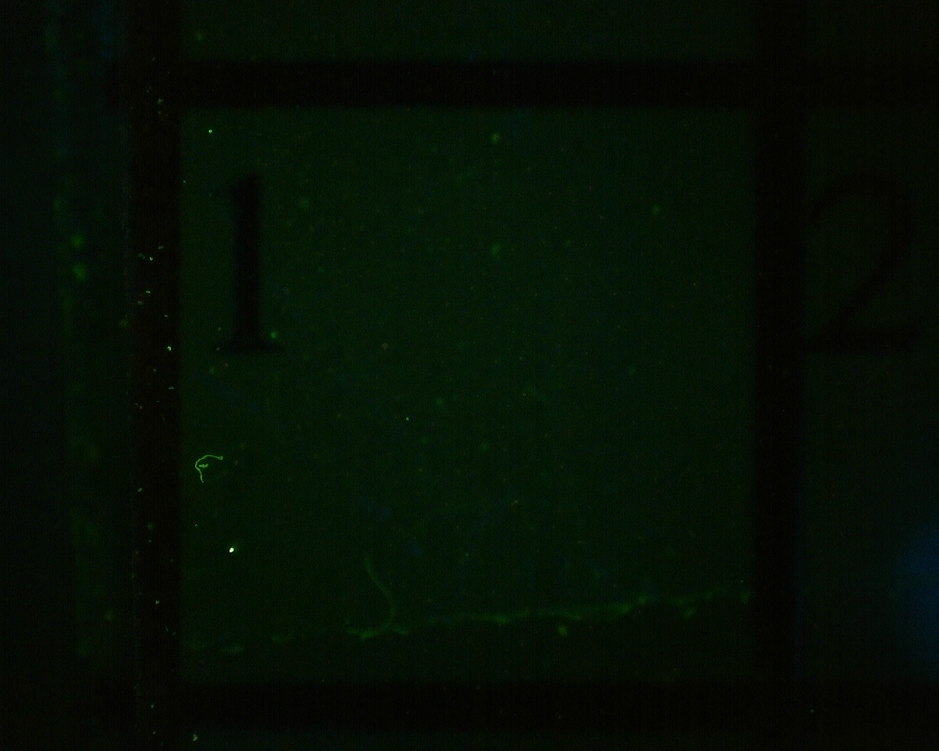
#> input picture LT/A121 - 20231102_093649.bmp, 939 x 751 px, shrunk from 1280 x 1024 before the run, found by its file name; its folder holds only this picture in this run
$ python CellDetectCount.py
#> lines starting #> are read from the running program, lines starting #| are printed output that depends on the picture; after the words box and inside, x2 and y2 are one past the last pixel; in counts of white or black regions, pixels touching at a corner belong together
#> further down, img is the input picture: shape (751, 939, 3); mean B, G, R 4.3, 15.2, 5
"""
Cell Detect count takes in images from a folder and performs watershed
to separate cells then maps contours to foreground objects. Foreground
objects have area, perimeter, and circularity extracted from them to
compare with set thresholds based on distribution of features from skin
cells. Only the contours with features that match skin cells will be added
to cell count, and the printed output will be the cell count for that image.
This process is repeated for all images provided in the folder.
"""
import cv2
import numpy as np
import pandas as pd
import os

# Define watershed function to separate clumped cells
def watershed(image):
    # convert input image to grayscale
    gray = cv2.cvtColor(image, cv2.COLOR_BGR2GRAY)
    # Apply binary thresholding to create binary image
    ret, thresh = cv2.threshold(gray, 100, 255, cv2.THRESH_BINARY)
#> thresh: shape (751, 939); 0% white in thin lines or dots, all inside (x1, y1, x2, y2) = (150, 130, 234, 552)

    # Finding the sure background area by dilating foreground objects.
    kernel = np.ones((3, 3), np.uint8)
    sure_bg = cv2.dilate(thresh, kernel, iterations=3)
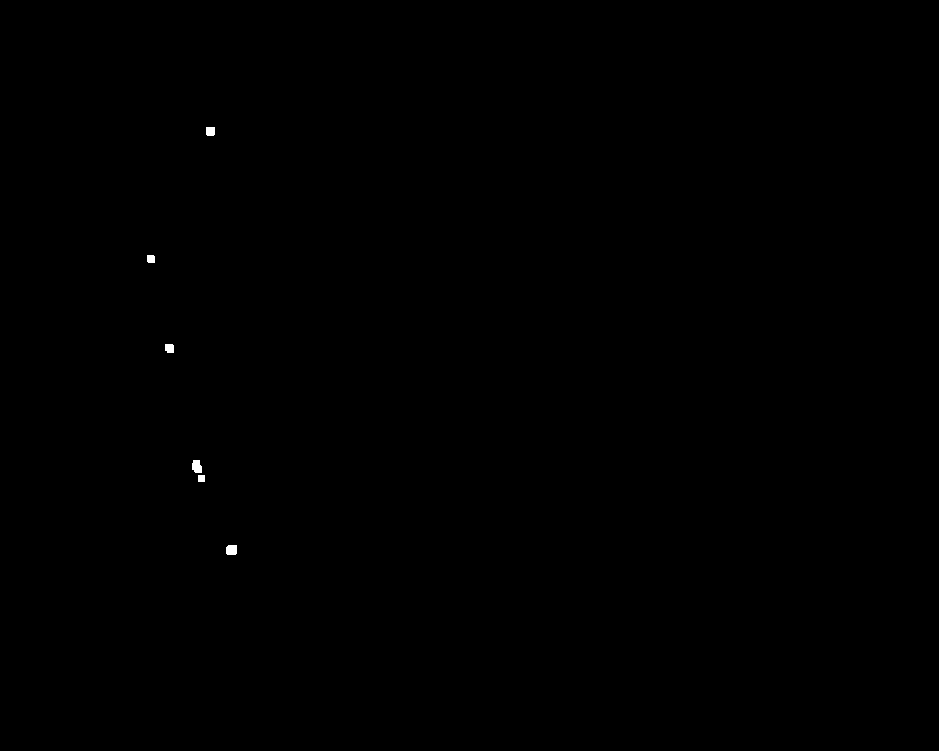
#> sure_bg: shape (751, 939); 0.07% white; 6 white regions, box (x1, y1, x2, y2) and area: (192, 460, 202, 473) 109, (226, 545, 237, 555) 105, (206, 127, 215, 136) 79, (165, 344, 174, 353) 76, (147, 255, 155, 263) 62, (198, 475, 205, 482) 49

    # Finding sure foreground area using distance transform and thresholding it
    dist_trans = cv2.distanceTransform(thresh, cv2.DIST_L2, 5)
    ret, sure_fg = cv2.threshold(dist_trans, 0.05 * dist_trans.max(), 255, 0)
#> ret = 0.1

    # Find unknown region by subtracting sure foreground from sure background
    sure_fg = np.uint8(sure_fg)
    unknown = cv2.subtract(sure_bg, sure_fg)
#> unknown: shape (751, 939); 0.06% white; 6 white regions, box (x1, y1, x2, y2) and area: (192, 460, 202, 473) 105, (226, 545, 237, 555) 90, (206, 127, 215, 136) 72, (165, 344, 174, 353) 72, (147, 255, 155, 263) 60, (198, 475, 205, 482) 48

    # Label markers for the connected components in the sure foreground
    ret, markers = cv2.connectedComponents(sure_fg)
#> markers: shape (751, 939) int32; 9 distinct labels, from 0 to 8
#> ret = 9
    markers += 1  # Increment labels by 1 so that sure_bg is 1
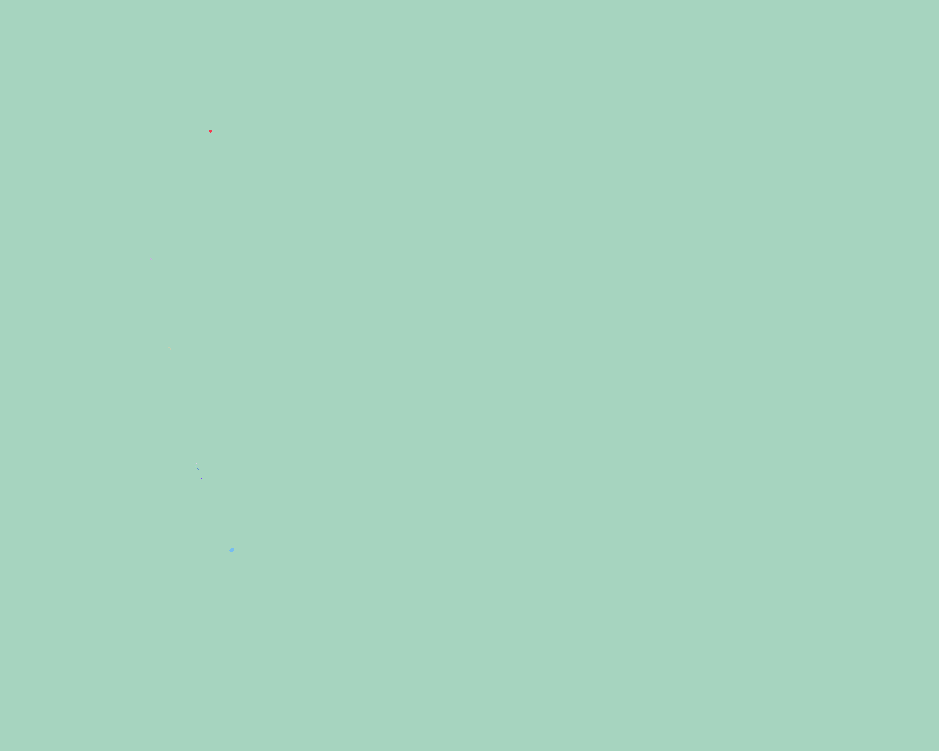
#> markers: shape (751, 939) int32; 9 distinct labels, from 1 to 9; one colour per label, 0 black
    markers[unknown == 255] = 0  # Mark the region of unknown with 0
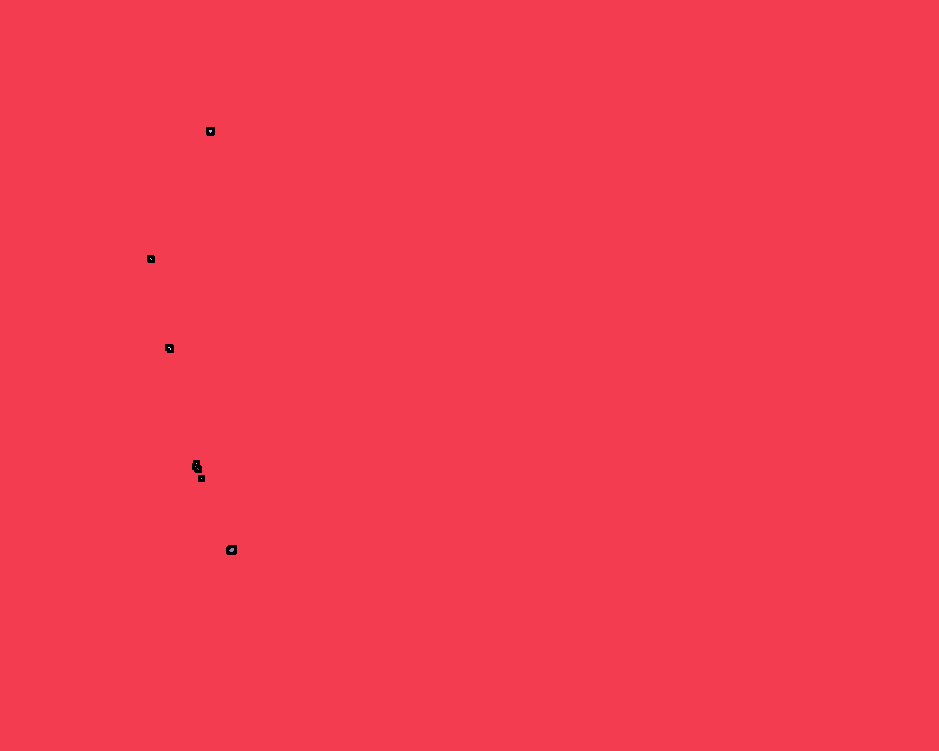
#> markers: shape (751, 939) int32; 10 distinct labels, from 0 to 9; one colour per label, 0 black

    # Apply watershed algorithm to segment the objects in the image
    markers = cv2.watershed(image, markers)
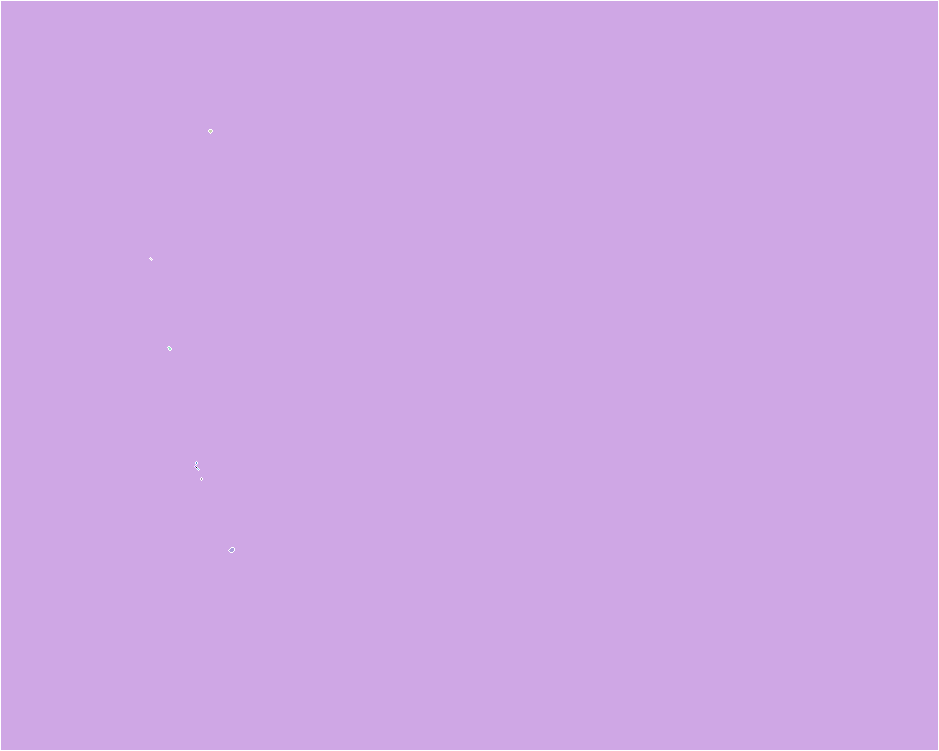
#> markers: shape (751, 939) int32; 11 distinct labels, from -1 to 9; one colour per label, 0 black, -1 white
    image[markers == -1] = [255, 0, 0]  # Mark watershed boundaries with red color
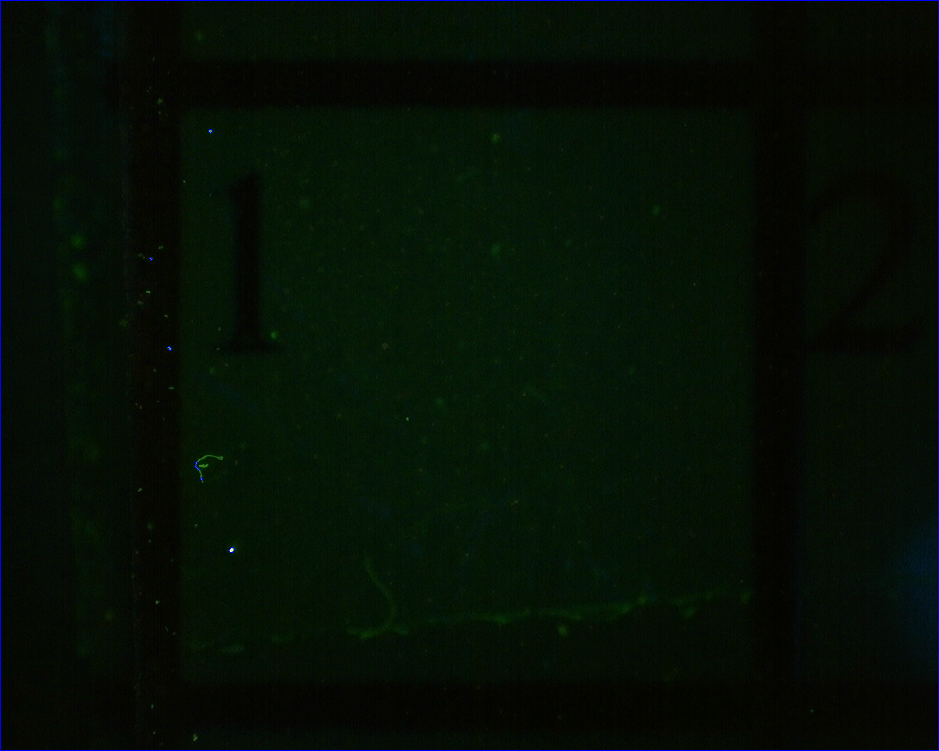
#> image: shape (751, 939, 3); 0.49% of pixels changed, all inside (x1, y1, x2, y2) = (0, 0, 939, 751)

    # Find contours from the sure foreground and return them
    contours, _ = cv2.findContours(sure_fg, cv2.RETR_EXTERNAL, cv2.CHAIN_APPROX_SIMPLE)
#> contours = 8 contours, all with area under 20
    return contours

# get the path/directory of folder with images of cells
folder_dir = "C:/Users/anast/Documents/Semester 1 Hns/ENGR7761 Computer Vision/Detect_and_count/LT"

# Complete this for every image within the folder
for image_file in os.listdir(folder_dir):
    # Load the image
    img_path = os.path.join(folder_dir, image_file)
    img = cv2.imread(img_path)

    # Check if image is read properly or exists in folder
    if img is None:
        print(f"Failed to load {img_path}")
        continue

    # Create copy of original image
    img_copy = img.copy()
    # Apply watershed algorithm to the copied image and find objects
    contours = watershed(img_copy)
#> contours = 8 contours, all with area under 20

    # Initialize lists to store features and cell contours
    features = []
    cell_contours = []

    # Extract features for all contours detected in image
    for cnt in contours:
        area = cv2.contourArea(cnt) # Calc area of contour
        perimeter = cv2.arcLength(cnt, True) # Calc perimeter of contour
        perimeter = round(perimeter, 4) # Round perimeter to 4 decimal places

        # Calc circularity of contour
        if perimeter == 0:
            # if zero assume it's a dot (perfect circle)
            circularity = 1
        else:
            circularity = (4 * np.pi * area) / (perimeter ** 2)

        # Append features to respective arrays if they meet criteria
        if (area <= 40):
            if (perimeter <= 45):
                if (circularity >= 0.4):
                    cell_contours.append(cnt) # Add contour to the list of cell contours

                    # Create feature vector with area, perimeter, and circularity
                    feature_vector = [area, perimeter, circularity]
                    features.append(feature_vector) # Add feature vector to features list
#> this loop made 8 passes
#> (cnt, area, perimeter, circularity) on passes 2, 3, 4, 5, 7: ([[201, 478]], 0, 0, 1), ([[197, 468], [198, 469]], 0, 2.83, 0), ([[195, 466]], 0, 0, 1), ([[196, 463]], 0, 0, 1), ([[150, 258], [151, 259]], 0, 2.83, 0)
#> after the loop, cell_contours = 5 contours, all with area under 20; features = [[9, 11.66, 0.832], [0, 0, 1], [0, 0, 1], [0, 0, 1], [3, 6.83, 0.809]]

    # Print cell count for the current image file
    print(f"The cell count for {image_file} is: {len(cell_contours)}")
#| The cell count for A121 - 20231102_093649.bmp is: 5

$ run again, on LT/A125 - 20231102_093713.bmp
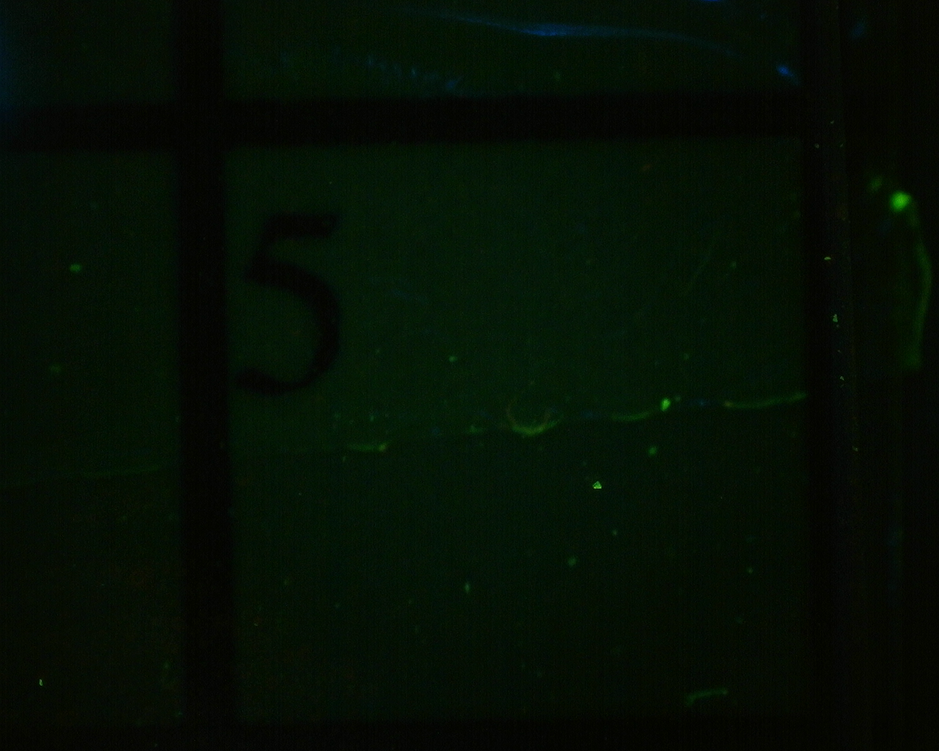
#> input picture LT/A125 - 20231102_093713.bmp, 939 x 751 px, shrunk from 1280 x 1024 before the run, found by its file name
#> img is the input picture: shape (751, 939, 3); mean B, G, R 4.1, 15.1, 4.6
#> thresh: shape (751, 939); 0% white in thin lines or dots, all inside (x1, y1, x2, y2) = (594, 198, 903, 488)
#> sure_bg: shape (751, 939); 0.04% white; 3 white regions, box (x1, y1, x2, y2) and area: (894, 195, 906, 206) 121, (591, 482, 604, 491) 108, (661, 398, 670, 408) 84
#> in watershed, `ret, sure_fg = cv2.threshold(dist_trans, 0.05 * dist_trans.max(), 255,..`: ret = 0.07
#> unknown: shape (751, 939); 0.04% white; 4 white regions (1 under 20 px), largest, box (x1, y1, x2, y2) and area: (894, 195, 906, 206) 102, (591, 482, 604, 491) 98, (661, 398, 670, 408) 78
#> in watershed, `ret, markers = cv2.connectedComponents(sure_fg)`: ret = 5
#> in watershed, `image[markers == -1] = [255, 0, 0]`:
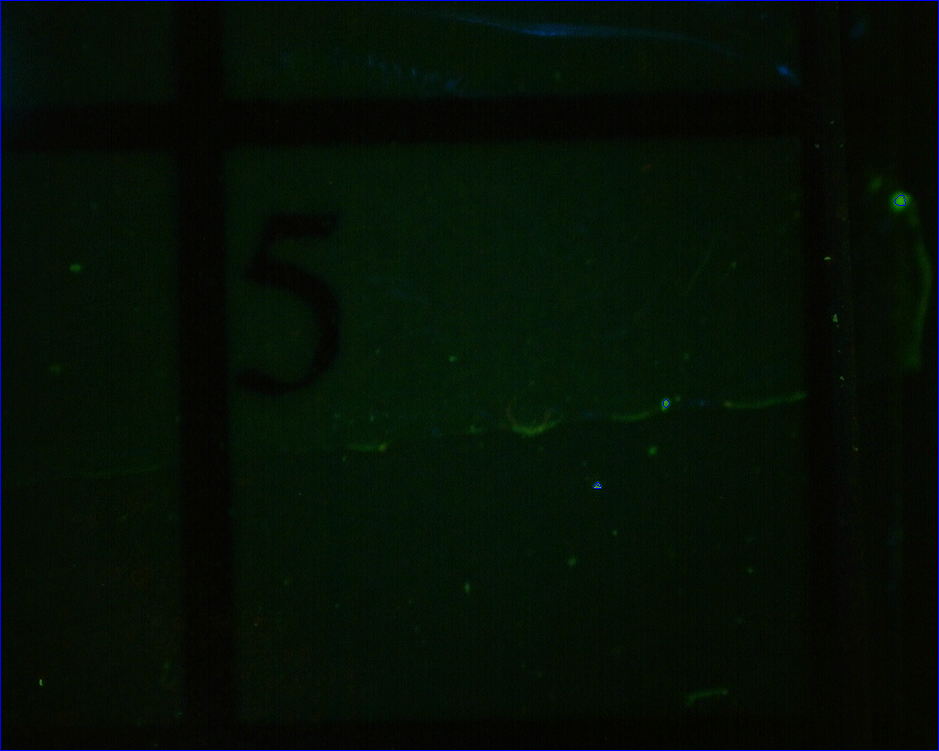
#> image: shape (751, 939, 3); 0.49% of pixels changed, all inside (x1, y1, x2, y2) = (0, 0, 939, 751)
#> in watershed, `contours, _ = cv2.findContours(sure_fg, cv2.RETR_EXTERNAL, cv2.CHAIN_A..`: contours = 4 contours, all with area under 20
#> the loop `for cnt in contours:` made 4 passes
#> (cnt, area, perimeter, circularity) on pass 2: ([[599, 485]], 0, 0, 1)
#> after the loop `for cnt in contours:`: cell_contours = 2 contours, all with area under 20; features = [[0, 0, 1], [11.5, 15.07, 0.636]]
#| The cell count for A125 - 20231102_093713.bmp is: 2
